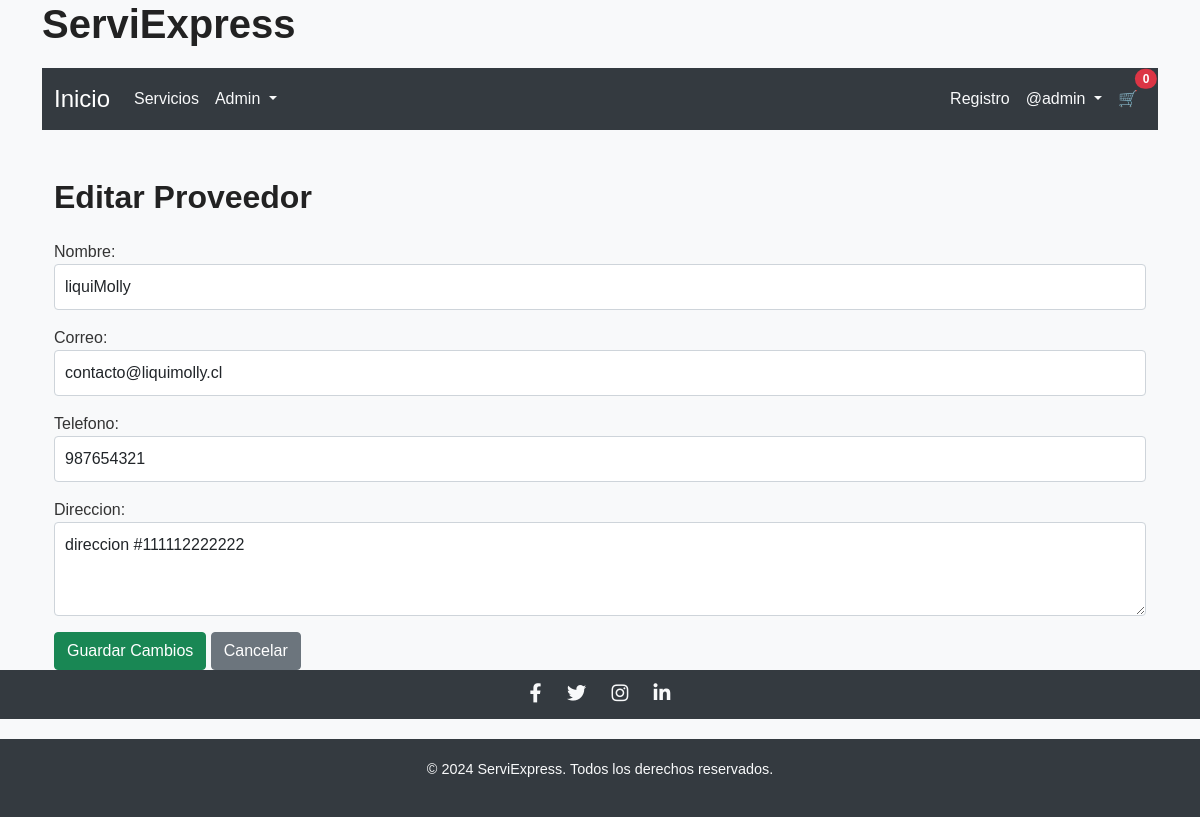
Screenshot of /editar-proveedor/4/ (signed in) with the database file from the repository.
### core/models.py (models this page shows, shortened)
class CustomUser(AbstractUser):
    telefono = models.CharField(max_length=15, blank=True, null=True)
    direccion = models.TextField(blank=True, null=True)

class Proveedor(models.Model):
    nombre = models.CharField(max_length=100)
    correo = models.EmailField()
    telefono = models.CharField(max_length=15)
    direccion = models.TextField()

### core/views.py (the view)
# urls.py: path('editar-proveedor/<int:proveedor_id>/', views.editar_proveedor, name='editar_proveedor'),
@login_required
@user_passes_test(lambda u: u.is_superuser)
def editar_proveedor(request, proveedor_id):
    proveedor = get_object_or_404(Proveedor, id=proveedor_id)
    if request.method == 'POST':
        form = ProveedorForm(request.POST, instance=proveedor)
        if form.is_valid():
            form.save()
            messages.success(request, "Proveedor actualizado con éxito.")
            return redirect('listar_proveedores')
    else:
        form = ProveedorForm(instance=proveedor)
    return render(request, 'editar_proveedor.html', {'form': form})

### core/forms.py
class ProveedorForm(forms.ModelForm):
    class Meta:
        model = Proveedor
        fields = ['nombre', 'correo', 'telefono', 'direccion']
        widgets = {
            'nombre': forms.TextInput(attrs={'class': 'form-control'}),
            'correo': forms.EmailInput(attrs={'class': 'form-control'}),
            'telefono': forms.TextInput(attrs={'class': 'form-control'}),
            'direccion': forms.Textarea(attrs={'class': 'form-control', 'rows': 3}),
        }

### core/templates/editar_proveedor.html (shortened to what this page needs)
{% extends 'base.html' %}
{% block content %}
<div class="container mt-5">
    <h2 class="mb-4">Editar Proveedor</h2>
    <form method="post">
        {{ form.as_p }}
        <button type="submit" class="btn btn-success">Guardar Cambios</button>
        <a href="{% url 'listar_proveedores' %}" class="btn btn-secondary">Cancelar</a>
    </form>
</div>
{% endblock %}

### core/templates/base.html (shortened to what this page needs)
{% load static %}
<!DOCTYPE html>
<html lang="es">
<head>
    <link href="https://cdn.jsdelivr.net/npm/bootstrap@5.0.2/dist/css/bootstrap.min.css" rel="stylesheet">
    <link href="https://cdn.jsdelivr.net/npm/bootstrap-icons/font/bootstrap-icons.css" rel="stylesheet">
    <link href="https://cdnjs.cloudflare.com/ajax/libs/font-awesome/5.15.4/css/all.min.css" rel="stylesheet">
    <link rel="stylesheet" href="{% static 'css/styles.css' %}">
</head>
<body>
    <header>
        <div class="container">
            <h1>ServiExpress</h1>
            <nav class="navbar navbar-expand-lg navbar-light bg-light">
                <div class="container-fluid">
                    <a class="navbar-brand" href="{% url 'home' %}">Inicio</a>
                    <div class="collapse navbar-collapse" id="navbarNav">
                        <ul class="navbar-nav">
                            <li class="nav-item">
                                <a class="nav-link" href="{% url 'servicios' %}">Servicios</a>
                            </li>
                            {% if user.is_authenticated and user.is_superuser %}
                            <li class="nav-item dropdown">
                                <a class="nav-link dropdown-toggle" href="#" id="adminDropdown" role="button" data-bs-toggle="dropdown" aria-expanded="false">
                                    Admin
                                </a>
                            </li>
                            {% endif %}
                        </ul>
                        <ul class="navbar-nav ms-auto">
                            <li class="nav-item">
                                <a class="nav-link" href="{% url 'registro' %}">Registro</a>
                            </li>
                            {% if user.is_authenticated %}
                            <li class="nav-item dropdown">
                                <a class="nav-link dropdown-toggle" href="#" id="userDropdown" role="button" data-bs-toggle="dropdown" aria-expanded="false">
                                    @{{ user.username }}
                                </a>
                            </li>
                            {% else %}
                            <li class="nav-item">
                                <a class="nav-link" href="{% url 'login' %}">Iniciar Sesión</a>
                            </li>
                            {% endif %}
                            {% if user.is_authenticated %}
                            <li class="nav-item">
                                <a class="nav-link position-relative" href="{% url 'ver_carrito' %}">
                                    🛒
                                    <span class="position-absolute top-0 start-100 translate-middle badge rounded-pill bg-danger">
                                        {{ carrito.items.count|default:0 }}
                                    </span>
                                </a>
                            </li>
                            {% endif %}
                        </ul>
                    </div>
                </div>
            </nav>
    </header>
    <main>
        <div class="container">
            {% block content %}
            {% endblock %}
        </div>
    </main>
    <div class="social-bar">
        <div class="icons">
            <a href="https://www.facebook.com" target="_blank" class="social-icon facebook" title="Facebook">
                <i class="fab fa-facebook-f"></i>
            </a>
            <a href="https://www.twitter.com" target="_blank" class="social-icon twitter" title="Twitter">
                <i class="fab fa-twitter"></i>
            </a>
            <a href="https://www.instagram.com" target="_blank" class="social-icon instagram" title="Instagram">
                <i class="fab fa-instagram"></i>
            </a>
            <a href="https://www.linkedin.com" target="_blank" class="social-icon linkedin" title="LinkedIn">
                <i class="fab fa-linkedin-in"></i>
            </a>
        </div>
    </div>
    <footer>
        <div class="container">
            <p>© 2024 ServiExpress. Todos los derechos reservados.</p>
        </div>
    </footer>
</body>
</html>

### core/static/css/styles.css (style rules this page uses)
body { font-family: 'Arial', sans-serif; background-color: #f8f9fa; color: #333; margin: 0; padding: 0; }
h1, h2, h3, h4, h6 { color: #222; margin-bottom: 20px; font-weight: bold; }
.navbar { background-color: #343a40 !important; }
.navbar-brand { color: #ffffff !important; font-size: 1.5rem; }
.navbar-nav .nav-link { color: #f8f9fa !important; }
.form-control { border: 1px solid #ced4da; border-radius: 4px; padding: 10px; }
footer { background-color: #343a40; color: #f8f9fa; padding: 20px 0; text-align: center; font-size: 0.9rem; margin-top: 20px; }
.social-bar { background-color: #343a40; color: #f8f9fa; padding: 10px; text-align: center; }
.social-bar a { margin: 0 10px; color: #f8f9fa; font-size: 1.2rem; text-decoration: none; }

### rows the page displays
CustomUser: username "admin"
Proveedor: nombre "liquiMolly", correo "contacto@liquimolly.cl", telefono "987654321", direccion "direccion #111112222222"

### other values shown
{{ carrito.items.count|default:0 }} "0"
